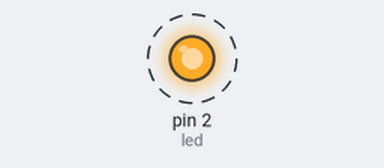
Bench run of a sketch on a simulated Arduino Uno, built with avr-gcc and run on an emulated ATmega328P. On the bench: output pins drawn as LEDs (lit = HIGH). Dashed ring = blinking.

Above: at 0.12 s.
Timing chart, 0 to 3.0 s (numbered marks = the images above):
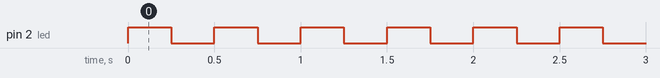

The sketch:

parpadeoLED.ino
```cpp
//Parpadeo de LED

const int led = 2;

void setup() {
  pinMode(led, OUTPUT);
  digitalWrite(led,LOW);
}

void loop() {
  digitalWrite(led,HIGH);
  delay(250);
  digitalWrite(led,LOW);
  delay(250);

}
```

Measured:
- by itself, pin 2 (led): alternates HIGH for 0.25 s and LOW for 0.25 s
